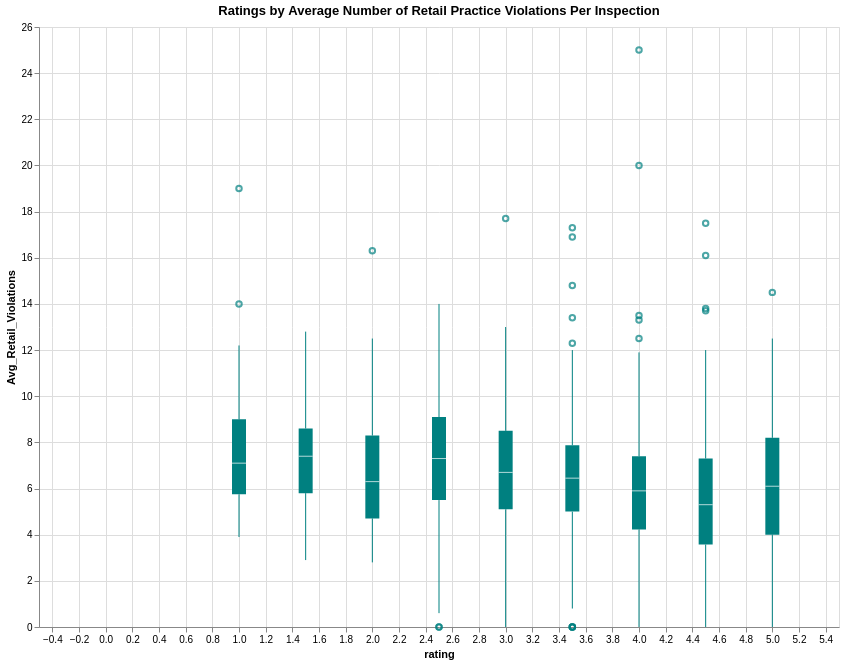

Write the Vega-Lite specification saved for this chart.
### Vega-Lite specification from a JSON file in a GitHub repository (floating-point values rounded to 4 significant figures; data arrays with more than 128 entries replaced by an {"elided": "..."} marker saying what was removed)
{"config": {"view": {"continuousWidth": 400, "continuousHeight": 300}}, "data": {"name": "data-c1e6fd075fed41807cd09dfbe29bea1f"}, "mark": {"type": "boxplot", "color": "teal"}, "encoding": {"tooltip": [{"type": "nominal", "field": "name"}], "x": {"type": "quantitative", "field": "rating"}, "y": {"type": "quantitative", "field": "Avg_Retail_Violations"}}, "height": 600, "selection": {"selector003": {"type": "interval", "bind": "scales", "encodings": ["x", "y"]}}, "title": "Ratings by Average Number of Retail Practice Violations Per Inspection", "width": 800, "$schema": "https://vega.github.io/schema/vega-lite/v4.8.1.json", "datasets": {"data-c1e6fd075fed41807cd09dfbe29bea1f": {"elided": "1877 records"}}}
